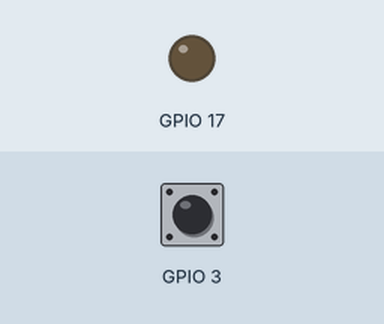
Bench run of a program on a simulated Raspberry Pi (BCM pin numbers). On the bench: output pins drawn as LEDs (lit = HIGH). Dashed ring = blinking. The test bench sets the inputs (shaded band); at power-on: GPIO 3 HIGH.

Above: at 1.2 s.
1.3 s: GPIO 3 pulled LOW for 0.15 s
At 1.55 s:
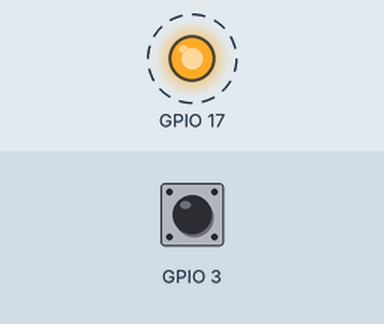
4.3 s: GPIO 3 pulled LOW for 3.2 s
9.0 s: GPIO 3 pulled LOW for 1 s
At 13.7 s:
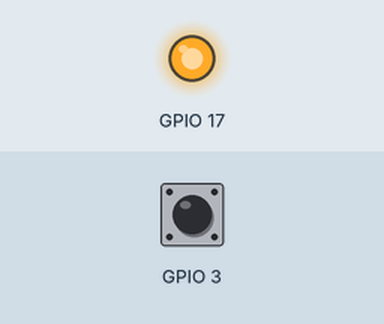
Timing chart, 0 to 15.2 s (numbered marks = the images above; inputs shaded):
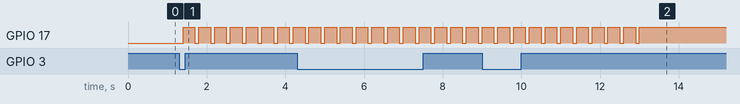

Measured:
- after the input at 1.3 s, GPIO 17: alternates HIGH for 0.30 s and LOW for 0.10 s, starting after 0.10 s

The program:

button_led.py
```python
import RPi.GPIO as GPIO
import time

GPIO.setmode(GPIO.BCM)

GPIO.setup(3, GPIO.IN)
GPIO.setup(17, GPIO.OUT)

try:
    while True:
        if GPIO.input(3) == GPIO.LOW:
            # blink several times
            for x in range(0,10):
                GPIO.output(17, GPIO.LOW)
                time.sleep(0.1)
                GPIO.output(17, GPIO.HIGH)
                time.sleep(0.3)

except KeyboardInterrupt:
    GPIO.cleanup()
```
